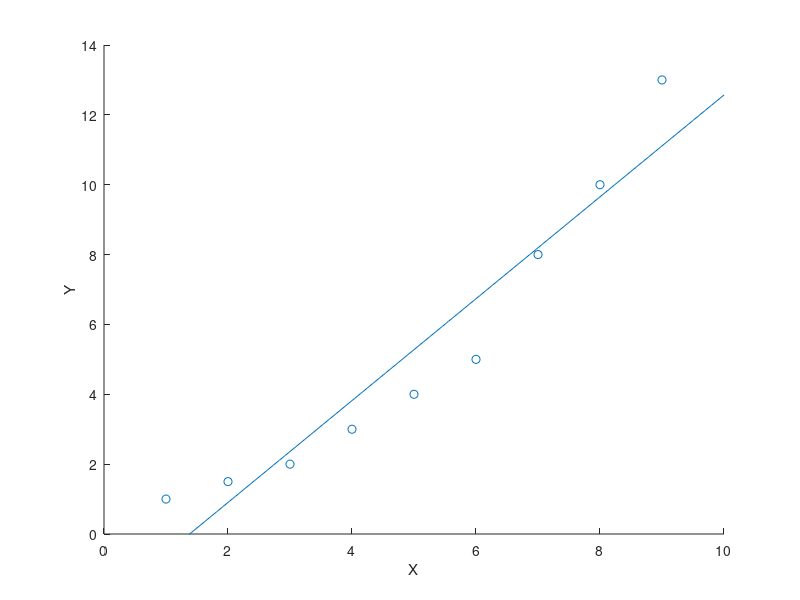

The MATLAB script that drew this image:
x = 1:9;
y = [1 1.5 2 3 4 5 8 10 13];
n = length(x);
xy = x.*y;
xx = x.*x;
yy = y.*y;

a1 = (n*sum(xy)-sum(x)*sum(y))/(n*sum(xx)-sum(x)^2)

a0 = sum(y)/n - a1*sum(x)/n

Sr = sum((y - a0 - a1*x).^2);

s = sqrt(Sr/(n-2))

r = (n*sum(xy) - sum(x)*sum(y))/(sqrt(n*sum(xx)-sum(x)^2)*sqrt(n*sum(yy)-sum(y)^2))

hold on
xlabel('X');
ylabel('Y');
set(gca, 'XLim',[min(x)-1,max(x)+1], 'YLim',[min(y)-1,max(y)+1]);
scatter(x,y);
xs = linspace(min(x)-1,max(x)+1,100);
ys = a1*xs + a0;
plot(xs,ys);